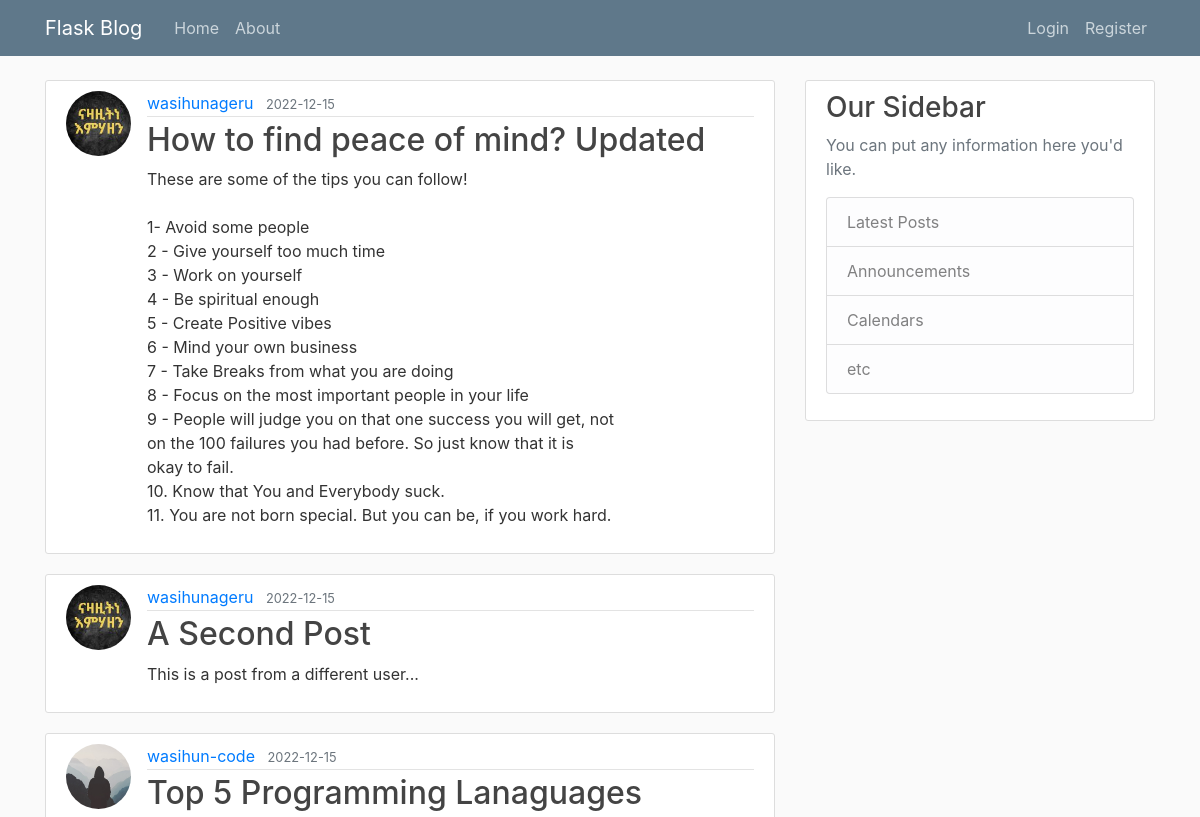
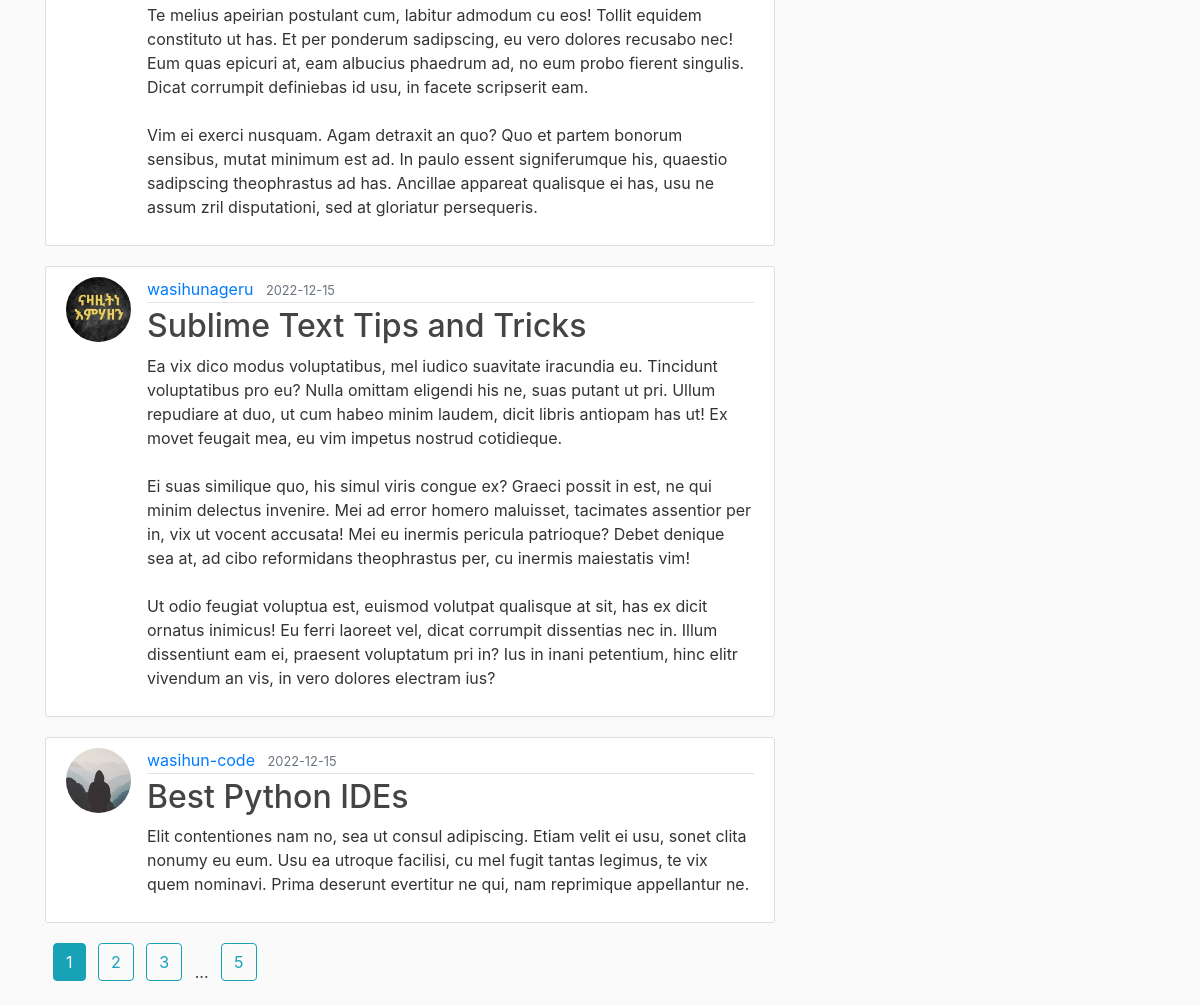
The page /index on the database as committed earlier (2 pictures, top to bottom).
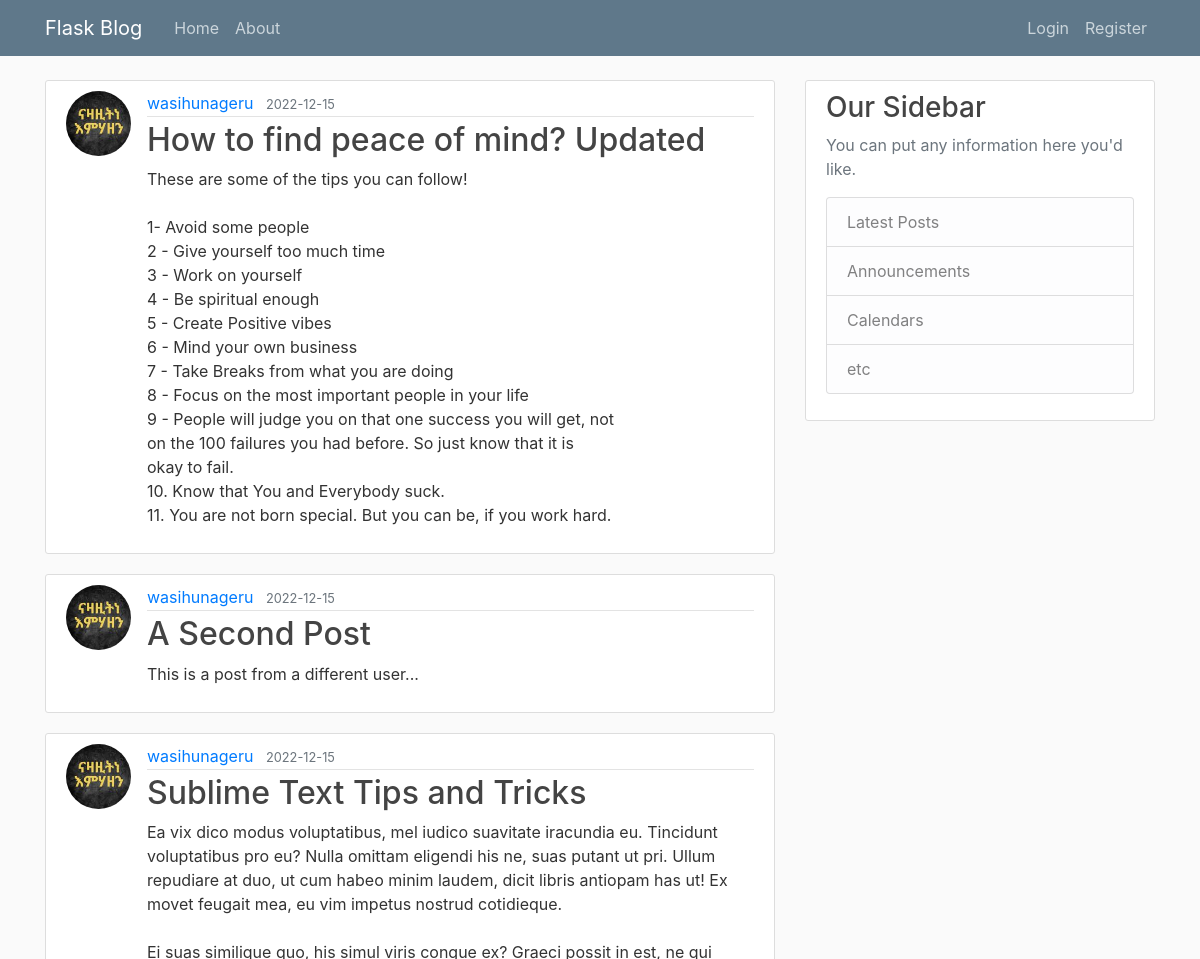
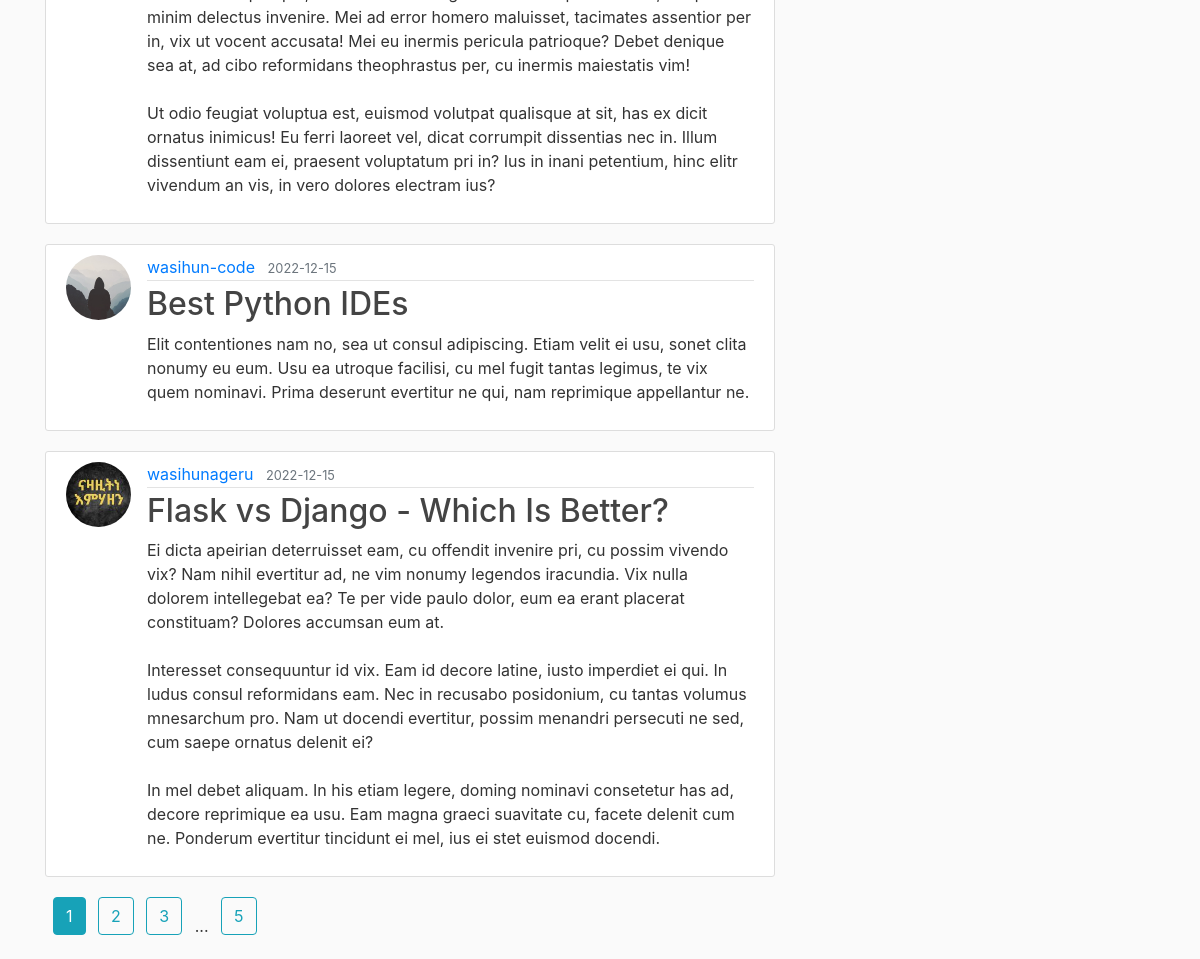
The same page on the database as committed later (2 pictures, top to bottom).
### flaskblog/models.py (models this page shows, shortened)
class Post(db.Model):
    id = db.Column(db.Integer, primary_key=True)
    title = db.Column(db.String(100), nullable=False, unique=True)
    date_posted = db.Column(db.DateTime, nullable=False, default=datetime.utcnow())
    content = db.Column(db.Text, nullable=False)
    user_id = db.Column(db.Integer, db.ForeignKey("user.id"), nullable=False)

class User(db.Model, UserMixin):
    id = db.Column(db.Integer, primary_key=True)
    username = db.Column(db.String(20), unique=True, nullable=False)
    email = db.Column(db.String(120), unique=True, nullable=False)
    password = db.Column(db.String(60), nullable=False)
    image = db.Column(
        db.String(20),
        nullable=False,
        default="default.jpg",
    )
    posts = db.relationship("Post", backref="author", lazy=True)

### flaskblog/main/routes.py (the view)
@main.route("/")
@main.route("/index")
def index() -> str:
    page = request.args.get("page", 1, type=int)
    posts = Post.query.order_by(Post.date_posted.desc()).paginate(per_page=5, page=page)
    return render_template("main/index.html", posts=posts)

### flaskblog/templates/main/index.html (shortened to what this page needs)
{% extends 'layout.html' %}
{% block content %}
    {% for post in posts %}
        <article class="media content-section">
            <img class="rounded-circle article-img"
                src="{{url_for('static', filename='profile_pictures/'+post.author.image)}}" />
                <div class="media-body">
                    <div class="article-metadata">
                        <a class="mr-2" href="{{url_for('users.user_posts', username=post.author.username)}}">{{ post.author.username }}</a>
                        <small class="text-muted">{{ post.date_posted.strftime('%Y-%m-%d') }}</small>
                    </div>
                    <h2><a class="article-title" href=" {{ url_for('posts.post', post_id=post.id) }} ">
                        {{ post.title }}</a></h2>
                    <p class="article-content">{{ post.content }}</p>
                </div>
        </article>
    {% endfor %}
    {% for page_num in posts.iter_pages(left_edge=1, right_edge=1, left_current=1, right_current=2) %}
        {% if page_num %}
            {% if posts.page == page_num %}
                <a class="btn btn-info ml-2 mb-4" href={{ url_for('main.index', page=page_num)}}> {{ page_num }} </a>
            {% else %}
                <a class="btn btn-outline-info ml-2 mb-4" href={{ url_for('main.index', page=page_num )}}> {{ page_num }} </a>
            {% endif %}
        {% else %}
            <span class="ml-2"> ... </span>
        {% endif %}
    {% endfor %}
{% endblock content %}

Rows that differ between the two databases and show on the page:
removed Post: image (placeholder picture), author.username "wasihun-code", date_posted "2022-12-15", title "Top 5 Programming Lanaguages", content "Te melius apeirian postulant cum, labitur admodum cu eos! Tollit equidem constituto ut has. Et per ponderum sadipscing, eu vero dolores recusabo nec! Eum quas epicuri at, eam albucius phaedrum ad, no eum probo fierent singulis. Dicat corrumpit definiebas id usu, in facete scripserit eam. Vim ei exerci nusquam. Agam detraxit an quo? Quo et partem bonorum sensibus, mutat minimum est ad. In paulo essent signiferumque his, quaestio sadipscing theophrastus ad has. Ancillae appareat qualisque ei has, usu ne assum zril disputationi, sed at gloriatur persequeris."
now on this page (row unchanged): Post: image (picture), author.username "wasihunageru", date_posted "2022-12-15", title "Flask vs Django - Which Is Better?", content "Ei dicta apeirian deterruisset eam, cu offendit invenire pri, cu possim vivendo vix? Nam nihil evertitur ad, ne vim nonumy legendos iracundia. Vix nulla dolorem intellegebat ea? Te per vide paulo dolor, eum ea erant placerat constituam? Dolores accumsan eum at. Interesset consequuntur id vix. Eam id decore latine, iusto imperdiet ei qui. In ludus consul reformidans eam. Nec in recusabo posidonium, cu tantas volumus mnesarchum pro. Nam ut docendi evertitur, possim menandri persecuti ne sed, cum saepe ornatus delenit ei? In mel debet aliquam. In his etiam legere, doming nominavi consetetur has ad, decore reprimique ea usu. Eam magna graeci suavitate cu, facete delenit cum ne. Ponderum…"
